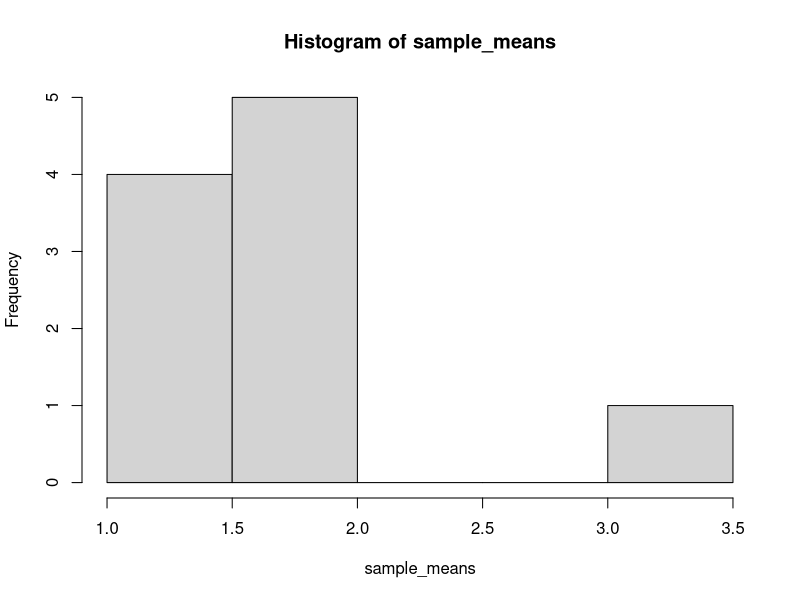
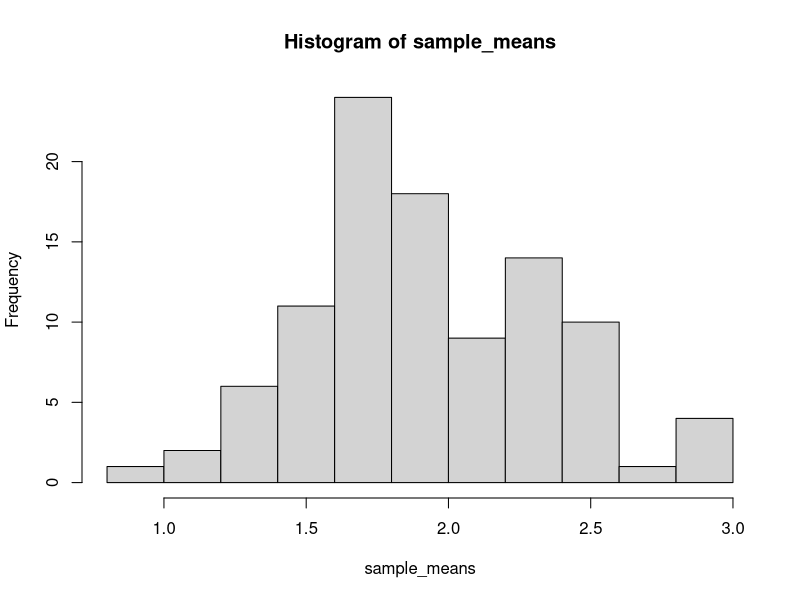
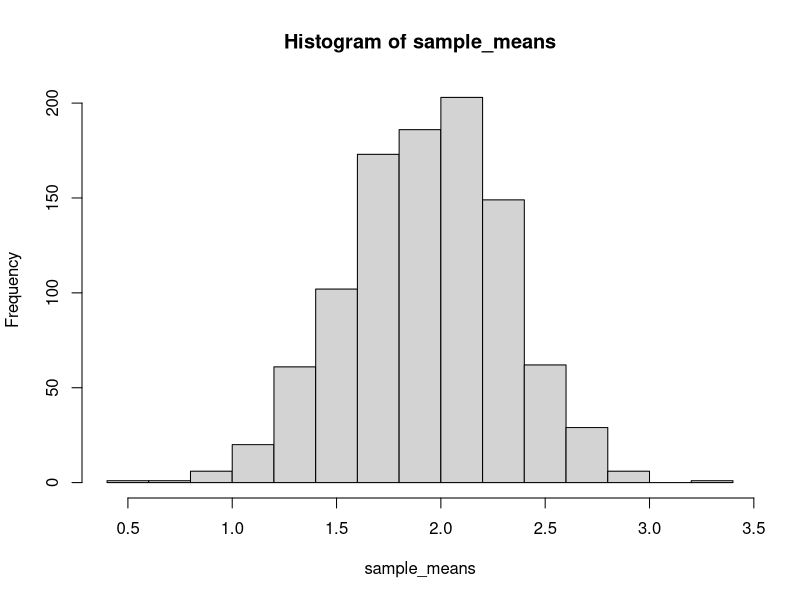

Write the R code that produced these figures, in order.
###### Understand Sampling Distribution ######
population <- rnorm(10000, mean = 2, sd = 4)
sample1 <- sample(population, size = 100)
mean(sample1)
sample2 <- sample(population, size = 100)
mean(sample2)
sample3 <- sample(population, size = 100)
mean(sample3)
sample4 <- sample(population, size = 100)
mean(sample4)
sample5 <- sample(population, size = 100)
mean(sample5)

nsamples <- 10
sample_means <- replicate(nsamples, mean(sample(population, size = 100)))
hist(sample_means)

nsamples <- 100
sample_means <- replicate(nsamples, mean(sample(population, size = 100)))
hist(sample_means)

nsamples <- 1000
sample_means <- replicate(nsamples, mean(sample(population, size = 100)))
hist(sample_means)